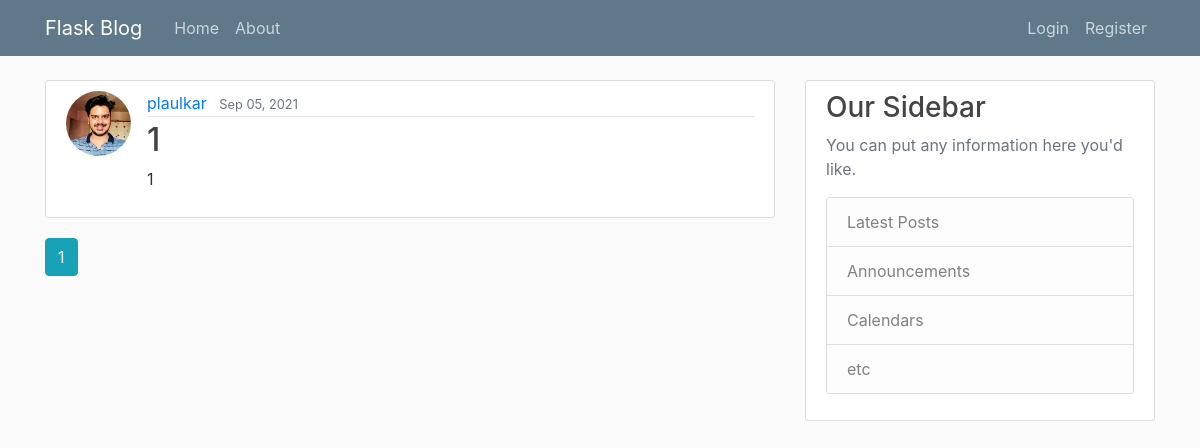
The page /home on the database its author committed.
### flaskblog/models.py (models this page shows, shortened)
class Post(db.Model):
	id = db.Column(db.Integer, primary_key=True);
	title = db.Column(db.String(100), nullable=False)
	date_posted = db.Column(db.DateTime, nullable=False, default=datetime.utcnow);
	content = db.Column(db.Text, nullable=False)
	user_id = db.Column(db.Integer, db.ForeignKey('user.id'), nullable=False);

class User(db.Model, UserMixin):
	id = db.Column(db.Integer, primary_key=True);
	username = db.Column(db.String(20), unique=True, nullable=False);
	email = db.Column(db.String(120), unique=True, nullable=False);
	image_file = db.Column(db.String(20), nullable=False, default='default.jpg');
	password = db.Column(db.String(60), nullable=False);
	posts = db.relationship('Post', backref='author', lazy=True);

### flaskblog/main/routes.py (the view)
@main.route('/')
@main.route('/home')
def home():
	page = request.args.get('page', 1, type=int);
	posts = Post.query.order_by(Post.date_posted.desc()).paginate(page = page, per_page = 3)
	return render_template('home.html', posts=posts);

### flaskblog/templates/home.html
{% extends "layout.html" %}
{% block content %}
	{% for post in posts.items %}
		<article class="media content-section">
		  <img class="rounded-circle article-img" src="{{ url_for('static', filename='profile_pics/' + post.author.image_file) }}">
		  <div class="media-body">
			<div class="article-metadata">
			  <a class="mr-2" href="{{ url_for('users.user_posts', username=post.author.username) }}">{{ post.author.username }}</a>
			  <small class="text-muted">{{ post.date_posted.strftime('%b %d, %Y') }}</small>
			</div>
			<h2><a class="article-title" href="{{ url_for('posts.post', post_id=post.id) }}">{{ post.title }}</a></h2>
			<p class="article-content">{{ post.content }}</p>
		  </div>
		</article>
	{% endfor %}
	{% for page_num in posts.iter_pages(left_edge=1, right_edge=1, left_current=1, right_current=2) %}
		{% if page_num %}
			{% if posts.page == page_num %}
				<a class="btn btn-info mb-4" href = "{{ url_for('main.home', page=page_num) }}">{{ page_num }}</a>
			{% else %}
				<a class="btn btn-outline-info mb-4" href = "{{ url_for('main.home', page=page_num) }}">{{ page_num }}</a>
			{% endif %}
		{% else %}
			...
		{% endif %}
	{% endfor %}
{% endblock content %}

### flaskblog/static/main.css (style rules this page uses)
body { background: #fafafa; color: #333333; margin-top: 5rem; }
h1, h2, h3, h4, h5, h6 { color: #444444; }
.content-section { background: #ffffff; padding: 10px 20px; border: 1px solid #dddddd; border-radius: 3px; margin-bottom: 20px; }
.article-title { color: #444444; }
.article-content { white-space: pre-line; }
.article-img { height: 65px; width: 65px; margin-right: 16px; }
.article-metadata { padding-bottom: 1px; margin-bottom: 4px; border-bottom: 1px solid #e3e3e3 }

### rows shown on the page
Post: image_file (picture), author.username "plaulkar", date_posted "Sep 05, 2021", title "1", content "1"

### other values the page prints
{{ page_num }} "1"
